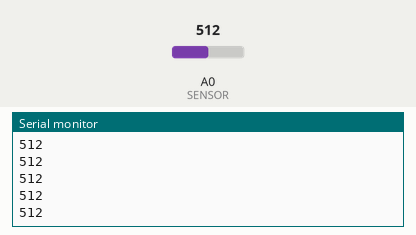
Simulated run of this sketch. Board: Arduino Uno, built with avr-gcc and run on an emulated ATmega328P. On the bench: the last lines printed to the serial monitor. The test bench sets the inputs (shaded band); at power-on: A0 (SENSOR) = 512.

Above: at 1.2 s.
1.3 s: A0 (SENSOR) set to 716
At 1.31 s:
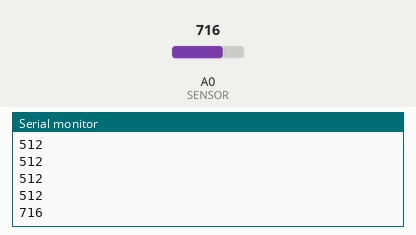
2.8 s: A0 (SENSOR) set to 900
At 2.81 s:
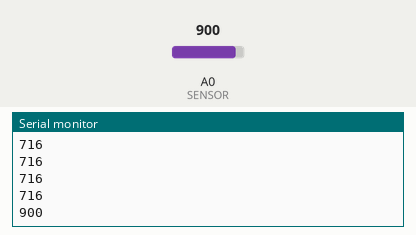
Timing chart, 0 to 5.8 s (numbered marks = the images above; inputs shaded):
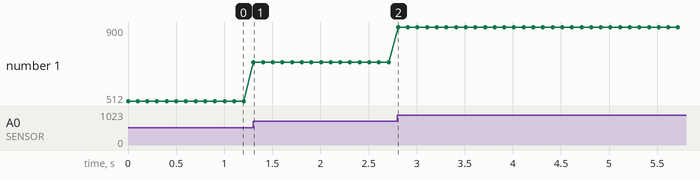

Measured:
- after the input at 1.3 s, the serial monitor: prints a new line at once (image 1)
- after the input at 2.8 s, the serial monitor: prints a new line at once (image 2)
- plotted number 1: 512 → 716 after the input at 1.3 s, 716 → 900 after the input at 2.8 s

The sketch:

fotoresistor_ldr_read.ino
```cpp
/* photoresistor_serial_com.ino
  __  _       _      ___   ___  _  _    __
 / / | | __ _| |__  ( _ ) / _ \| || |   \ \
/ /  | |/ _` | '_ \ / _ \| | | | || |_   \ \
\ \  | | (_| | |_) | (_) | |_| |__   _|  / /
 \_\ |_|\__,_|_.__/ \___/ \___/   |_|   /_/
*/

const int SENSOR = A0; // input serial pin

int val = 0; //sensor reading

void setup() {

  Serial.begin(9600); // serial port oppening
}

void loop() {
	val = analogRead(SENSOR);
	Serial.println(val);

	delay(100);
}
```
